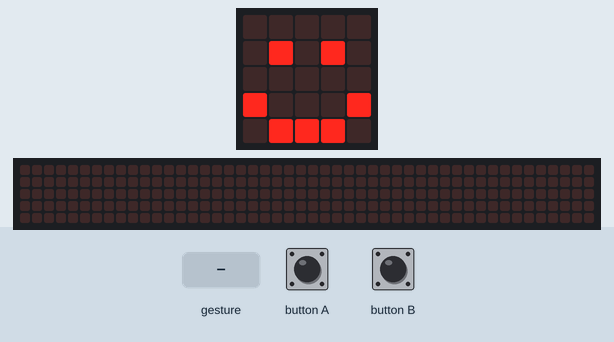
This program was run on a simulated BBC micro:bit (MakeCode). Shown: the board's 5×5 LED display, a strip that is not on the board, showing the scrolling text unrolled. The test bench sets the inputs (shaded band). Random numbers come from a fixed seed; a tilt is held for 1.5 s and a shake lasts 1 s, then the board lies face up again; the 48×5 strip is a reading aid, not a part: it shows the text the display is scrolling, unrolled, one strip-width of it at a time.

Above: at 1.1 s.
2.9 s: gesture 'shake'
At 3.17 s:
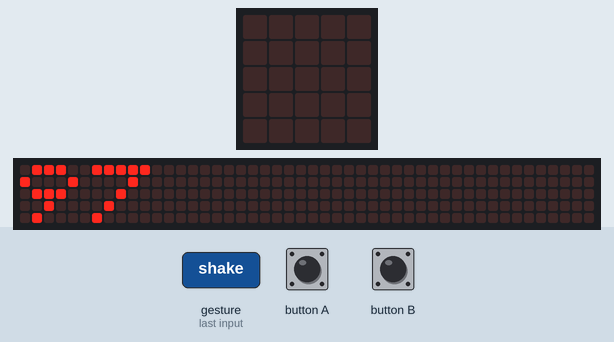
5.0 s: button A pressed for 0.15 s
At 7.97 s:
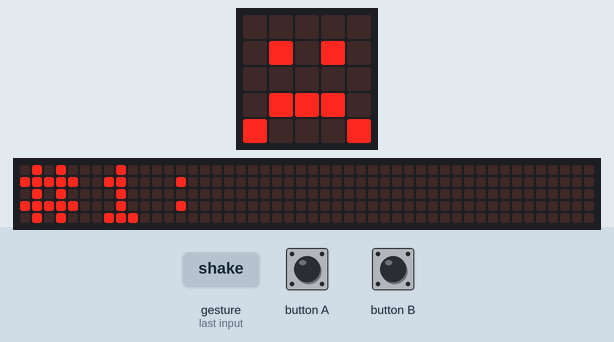
8.7 s: button B pressed for 0.15 s
9.4 s: gesture 'shake'
At 10.07 s:
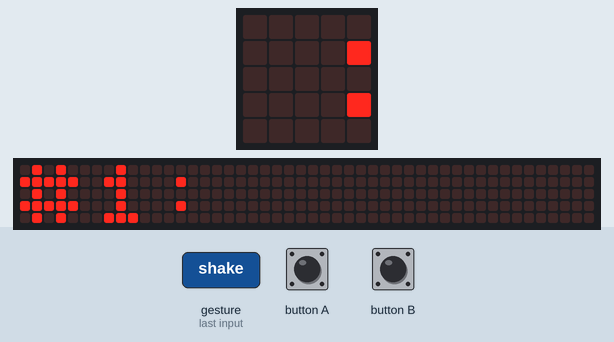
11.6 s: button A pressed for 0.15 s
At 18.0 s:
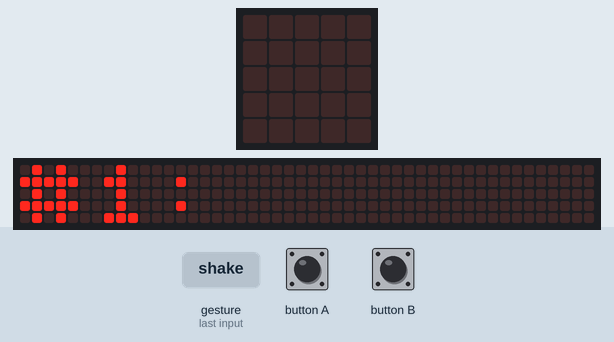

The program:

main.ts
```typescript
// (licence header left out)
// variables
let num1: number = randint(0, 99)
let num2: number = randint(0, 99)

// start up
basic.clearScreen()
basic.pause(1000)
basic.showIcon(IconNames.Happy)
num1 = randint(0, 99)
num2 = randint(0, 99)
basic.clearScreen()

// on button A (show num1)
input.onButtonPressed(Button.A, function () {
  basic.showString('#1:')
  basic.showNumber(num1)
  basic.showIcon(IconNames.Happy)
  basic.clearScreen()
})

// on button B (show num2)
input.onButtonPressed(Button.B, function () {
  basic.showString('#2:')
  basic.showNumber(num2)
  basic.showIcon(IconNames.Happy)
  basic.clearScreen()
})

// comparing numbers
input.onGesture(Gesture.Shake, function () {
  // clean up
  basic.clearScreen()

  if (num1 < num2) {
    basic.showNumber(num1)
    basic.showString('<')
    basic.showNumber(num2)
  } else {
    basic.showNumber(num1)
    basic.showString('>')
    basic.showNumber(num2)
  }
  basic.showIcon(IconNames.Sad)
  basic.pause(1000)
  basic.clearScreen()
})
```

Measured:
- after the input at 2.9 s, the display: changes after 0.20 s (image 1)
- what the display in image 0 shows lasts 0.6 s, from 1.0 s to 1.6 s
